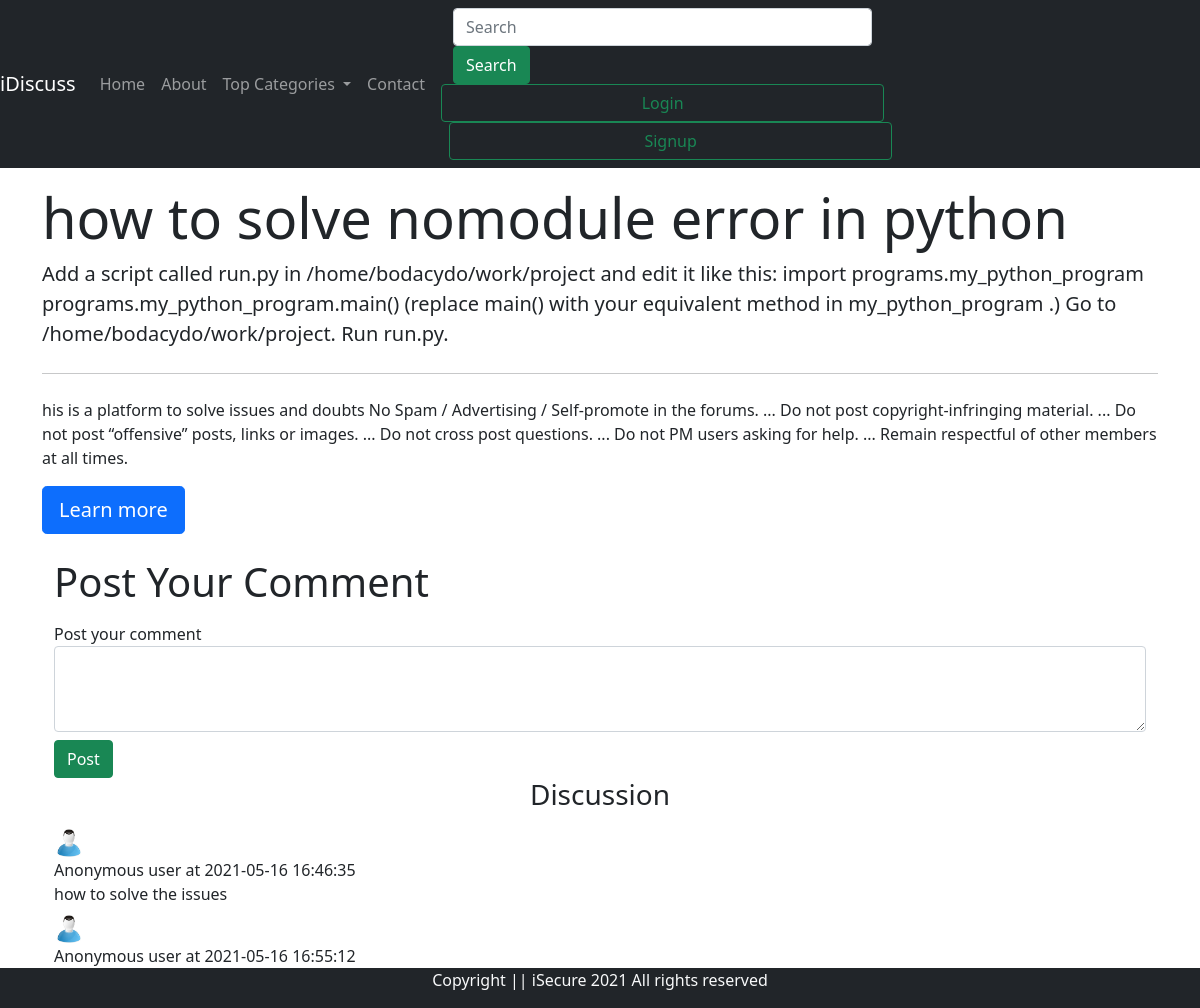
The page /forum/thread.php?threadid=3 on the database its author committed.
### tables this page shows
CREATE TABLE `thread` (
  `thread_id` int(11) NOT NULL,
  `thread_title` varchar(300) NOT NULL,
  `thread_desc` text NOT NULL,
  `thread_cat_id` int(11) NOT NULL,
  `thread_user_id` int(11) NOT NULL,
  `time` datetime NOT NULL DEFAULT current_timestamp()
);

CREATE TABLE `comment` (
  `comment_id` int(8) NOT NULL,
  `comment_content` text NOT NULL,
  `comment_by` int(20) NOT NULL,
  `thread_id` int(8) NOT NULL,
  `comment_time` timestamp NOT NULL DEFAULT current_timestamp()
);

### forum/thread.php (the view, shortened to what this page needs)
<!doctype html>
<html lang="en">
<head>
    <link href="https://cdn.jsdelivr.net/npm/bootstrap@5.0.0/dist/css/bootstrap.min.css" rel="stylesheet"
>
</head>
<body>
    <?php include"partials/_header.php" ?>
    <?php include"partials/_dbconnect.php" ?>
    <?php
    $id=$_GET['threadid'];
    $sql ="SELECT * FROM `thread` WHERE thread_id=$id";
    $result =mysqli_query($conn, $sql);
    while($row =mysqli_fetch_assoc($result)){
        $title= $row['thread_title'];
        $desc =$row['thread_desc'];
    }
    ?>
    <div class="container my-3">
        <div class="jumbotron ">
            <h1 class="display-4"><?php echo $title;?></h1>
            <p class="lead"><?php echo $desc; ?></p>
            <hr class="my-4">
            <p>his is a platform to solve issues and doubts
                No Spam / Advertising / Self-promote in the forums. ...
                Do not post copyright-infringing material. ...
                Do not post “offensive” posts, links or images. ...
                Do not cross post questions. ...
                Do not PM users asking for help. ...
                Remain respectful of other members at all times.
            </p>
            <a class="btn btn-primary btn-lg" href="#" role="button">Learn more</a>
        </div>
        <div class="container">
            <h1 class="py-2">Post Your Comment </h2>
                <form action="<?php echo $_SERVER['REQUEST_URI']?>" method="post">
                    <div class="form-group mt-2">
                        <label for="exampleFormControlTextarea1">Post your comment</label>
                        <textarea class="form-control" id="comment" name="comment" rows="3"></textarea>
                    </div>
                    <button type="submit" class="btn btn-success mt-2">Post</button>
                </form>
        </div>
        <div class="ques container" id="ques">
            <h3 class="text-center">Discussion</h3>
            <?php
    $id=$_GET['threadid'];
    $sql ="SELECT * FROM `comment` where thread_id=$id";
    $result =mysqli_query($conn, $sql);
    while($row =mysqli_fetch_assoc($result)){
        $content= $row['comment_content'];
        $comment_time = $row['comment_time'];
       echo '<div class="media">
        <img class="align-self-center mr-3 mt-2 " src="img/user.jpg" width="30px;" alt="..">
        <div class="media-body" style="float:center;">
          <p class="font-weight-bold my-0">Anonymous user at ' . $comment_time . ' </p>
            ' . $content. '
        </div>
    </div>';
    }
    ?>
        <?php include"partials/footer.php" ?>
</body>
</html>

### rows shown on the page
thread: thread_title "how to solve nomodule error in python", thread_desc "Add a script called run.py in /home/bodacydo/work/project and edit it like this: import programs.my_python_program programs.my_python_program.main() (replace main() with your equivalent method in my_python_program .) Go to /home/bodacydo/work/project. Run run.py."
comment: comment_time "2021-05-16 16:46:35", comment_content "how to solve the issues"
comment: comment_time "2021-05-16 16:55:12"
